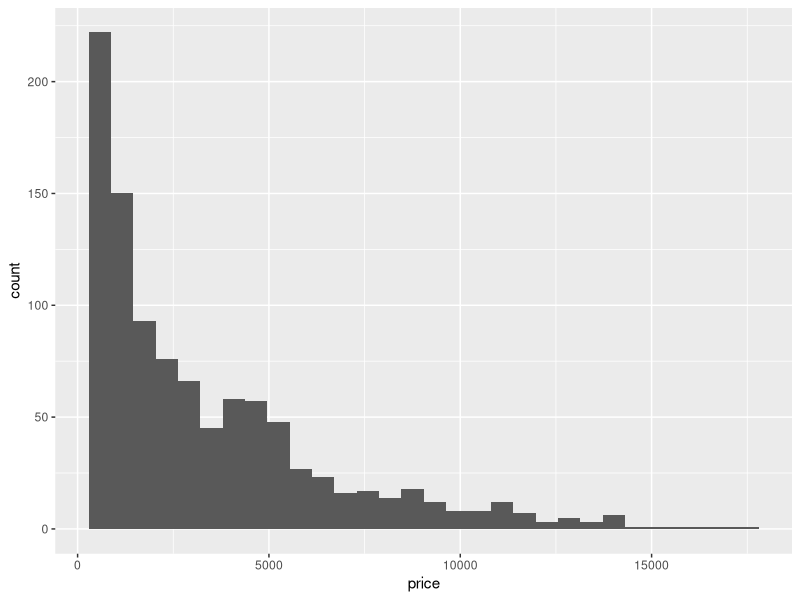

Here is the R script that generated this plot:
## ---- chunk 1
library(tidyverse)
print("Loaded library for. data visualization")
## ---- chunk 2
set.seed(42)
small_df <- diamonds |>
  filter(carat < 2) |>
  sample_n(1000)

small_df |>
  count(price < 1000)
## ---- chunk 3
ggplot(small_df, aes(price)) +
  geom_histogram()
